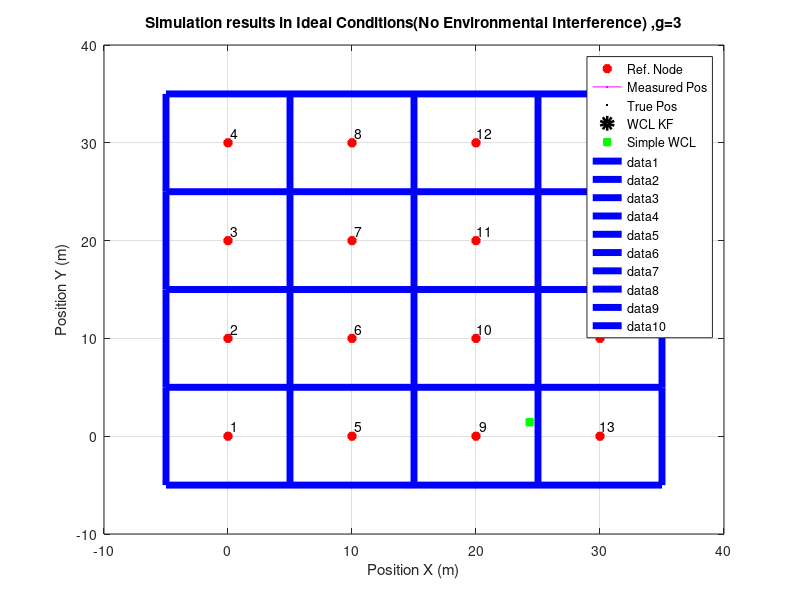

The MATLAB script that drew this image: (Note: this script raises an error after producing the figure.)
clc
clear all
close all
% clf

% Test A 

% Fixed Grid (Gd) Distance Network

Gd=10;  % Grid Distance = 10 m


% 1. Generate a grid of m x n nodes with Grid Distance Gd

m=4;        % Number of Rows
n=m;        % Number of Columns


temp=0:Gd:(m-1)*Gd;


% Generate Reference Grid with columns as 
%
% ===============|============|============|======|==========|
% Ref_Address(i) | RefXPos(i) | RefYPos(i) | RSSI | Distance |
% ===============|============|============|======|==========|
%     Ref0       |            |            |      |          |
%     Ref1       |            |            |      |          |
%      *         |            |            |      |          |
%      *         |            |            |      |          |
%      *         |            |            |      |          |
%     Refn       |            |            |      |          |
% ===============|============|============|======|==========|

Ref_Net=zeros(length(temp)^2,6);

Ref_Net(:,1)=1:length(Ref_Net);  % Fill Reference Addresses starts with 1


% Fill RefXPos and RefYPos

Lt=length(temp);
for i=0:Lt-1
   Ref_Net(((i*Lt)+1):((i+1)*Lt),2)=temp(i+1);
   Ref_Net(((i*Lt)+1):((i+1)*Lt),3)=temp;
end




% Simulate Blind Node Trajectory

r=Gd*2.5;


theta=0:pi/200:pi/2;    % Blind Node Moves Half a Circle
N_Samples=length(theta);

Blind_True_x=r.*cos(theta);
Blind_True_y=r.*sin(theta);

Blind_Noisy_x=0.*randn(1,N_Samples)+r.*cos(theta);
Blind_Noisy_y=0.*randn(1,N_Samples)+r.*sin(theta);



% Calculate RSSI from the distances

n=5;    % propagation Coeffiecient typically between 2-5 
rp=40;  % RSSI at 1 m = 40

Input=zeros(size(Ref_Net,1),size(Ref_Net,2),N_Samples);

% Calculate Distance and Fill Input Matrix
k=1;

g=3;    % Weights for WCL W=1/(d)^g  ORIGINAL
% g=12;    % Weights for WCL W=1/(d)^g
% g=50;    % Weights for WCL W=1/(d)^g

for i=1:1:length(Blind_Noisy_x)
    for j=1:length(Ref_Net)
        
        % True Distance (Dont Delete)
        Ref_Net(j,5)=sqrt( (Blind_Noisy_x(i)-Ref_Net(j,2)).^2 + (Blind_Noisy_y(i)-Ref_Net(j,3)).^2);
        
        %RSSI
        Ref_Net(j,4)=(10.*n.*log10(Ref_Net(j,5)))+rp;  % RSSI Values from True Distance 
        
        % Distance Again But from the RSSI (Dont Delete)
        Ref_Net(j,5)= 10.^ ((Ref_Net(j,4)-rp)./(10*n));
        
        % Weights for WCL W=1/(d)^g
        Ref_Net(j,6)=1./((Ref_Net(j,5)).^g);  % RSSI Values from True Distance
    end
        Input(1:size(Ref_Net,1),1:size(Ref_Net,2),k)=Ref_Net;
        k=k+1;
end


% Generate Full Input Matrix  3D
%
%                                 k =1
% ===============|============|============|======|==========|==========|
% Ref_Address(i) | RefXPos(i) | RefYPos(i) | RSSI | Distance | W=1/(d^g)|
% ===============|============|============|======|==========|==========|
%     Ref0       |            |            |      |          |          |
%     Ref1       |            |            |      |          |          |
%      *         |            |            |      |          |          |
%      *         |            |            |      |          |          |
%      *         |            |            |      |          |          |
%     Refn       |            |            |      |          |          |
% ===============|============|============|======|==========|==========|
%
%
%                                 k =2
% ===============|============|============|======|==========|==========|
% Ref_Address(i) | RefXPos(i) | RefYPos(i) | RSSI | Distance | W=1/(d^g)|
% ===============|============|============|======|==========|==========|
%     Ref0       |            |            |      |          |          |
%     Ref1       |            |            |      |          |          |
%      *         |            |            |      |          |          |
%      *         |            |            |      |          |          |
%      *         |            |            |      |          |          |
%     Refn       |            |            |      |          |          |
% ===============|============|============|======|==========|==========|

% Weighted Centroid Algorithm   

for k=1:size(Input,3)
    % Calculated Blind Node X Position from RSSI Values
    WCL(k,1)=  (sum(Input(:,6,k).*Input(:,2,k)))./(sum(Input(:,6,k)));

    % Calculated Blind Node Y Position
    WCL(k,2)=  (sum(Input(:,6,k).*Input(:,3,k)))./(sum(Input(:,6,k)));
end


% % Plot the Grid
% figure;
% hold on
% grid on
% plot(Ref_Net(:,2),Ref_Net(:,3),'*r','LineWidth',4)
% text(Ref_Net(:,2),Ref_Net(:,3)+Gd/10,num2str(Ref_Net(:,1)));
% xlabel('Position X (m)')
% ylabel('Position Y (m)')
% plot(Blind_Noisy_x,Blind_Noisy_y,'.','LineWidth',3)         % Plot Blind Node True Trajectory
% plot(WCL(:,1),WCL(:,2),'+m','LineWidth',5)         % Plot Blind Node True Trajectory
% legend('Reference Node','Blind Node True Position')
%  
%  
%  % Error in 2D
%  figure;
%  hold on
%  grid on
%  Errorx=Blind_Noisy_x'-WCL(:,1);
%  Errory=Blind_Noisy_y'-WCL(:,2);
%  Errortotal=sqrt((Blind_Noisy_x'-WCL(:,1)).^2+ (Blind_Noisy_y'-WCL(:,2)).^2);
%  Error_max=max(Errortotal)
%  
%  %  plot(Errorx)
%  %  plot(Errory,'r')
%  plot(Errortotal,'k')
%  
 

 clearvars -except Input Blind_True_x Blind_True_y Blind_Noisy_x Blind_Noisy_y N_Samples WCL rp n g Ref_Net Gd
 
 
 %%  EKF
 
 
% Initial value
% r_hat_k = r_telde_k + gamma. 10. n . log(1+ delta_d / d_k-1) + noise
RSSI=90;
% gamma = 0.01;
 gamma = 20;%<<<<<<<<<<<<<<<<<<<<<<<<<<<<<<<<<<<<<<<<<<<
 
 % step size = 40 cm 
step_size=0.40; 
delta_d=step_size;

%%%%%%%%%%%%%%%%%%%%%%%%%%%%%%%%%%%%%%%%%%%%%%%%%%%%%%%%
%%%%%%%%% Kalman Filter Parameters and Variables  %%%%%%    
%%%%%%%%%             Initialization              %%%%%%
%%%%%%%%%%%%%%%%%%%%%%%%%%%%%%%%%%%%%%%%%%%%%%%%%%%%%%%%
% Initialize the rssi vector to 90, this is because not all network
% references are available at all Samples. So if a reference node is not
% seen we give it 90 so its weight is less and doesnot effect the
% estimation
 
rssi_KF= ones(size(Input(:,4,1),1),1);
rssi_KF= rssi_KF.*RSSI;
d_KF= 10.^((-rp+rssi_KF)./(10*n));

K=zeros(length(rssi_KF),1);
P=100.*ones(length(rssi_KF),1);
R=0.05.*ones(length(rssi_KF),1);
Q=0.0005.*ones(length(rssi_KF),1);
%     H=1.*ones(length(rssi_KF),1);

%%%%%%%%%%%%%%%%%%%%%%%%%%%%%%%%%%%%%%%%%%%%%%%%%%%%%%%%%%%%%%%%%%%%%%%%%%%
% Note:                                                                   %
% R<0.05 and Q>0.0005 will match RSSI with IT's RSSI.                     %
% But the RSSI is not showing the true value of RSSIdue to multi-pathing  % 
% Scattering, difraction or other factors that impact the RSSI            %
% Therefore R=0.05 and Q=0005 gives better estimation of ideal RSSI       %
%%%%%%%%%%%%%%%%%%%%%%%%%%%%%%%%%%%%%%%%%%%%%%%%%%%%%%%%%%%%%%%%%%%%%%%%%%%

%%%%%%%%%%%%%%%%%%%%%%%%%%%%%%%%%%%%%%%%%%%%%%%%%%%%%%%%%%%%%%%%%%%%%%%%%%%
% updating the rssi vector for the first sample and                       %  
% calculating respected distance                                          %
%%%%%%%%%%%%%%%%%%%%%%%%%%%%%%%%%%%%%%%%%%%%%%%%%%%%%%%%%%%%%%%%%%%%%%%%%%%
rssi_KF= Input(:,4,:);
d_KF= 10.^((-rp+rssi_KF)./(10*n));

Weights_KF=d_KF.*0;

% Assuming Number of Available Nodes are all Network Nodes <<<<<<<<<<<<<<
no_ava_ref=size(Input(:,4,1),1);        

%%
 for i=1:N_Samples-1
    %%%%%%%%%%%%%%%%%%%%%%%%%%%%%%%%%%%%%%%%%%%%%%%%%%%%%%%%%%%%%%%%%%%%%%
    % loading available references for current sampling time
    %%%%%%%%%%%%%%%%%%%%%%%%%%%%%%%%%%%%%%%%%%%%%%%%%%%%%%%%%%%%%%%%%%%%%%
    if (i>1)
    %   K = P.*H./(H.*P.*H+R);
    %   P =(1-K.*H).*P;    
        K = P./(P+R);
        P =(1-K).*P;    
    end
 
    for (j=1:no_ava_ref)
 
        %%%%%%%%%%%%%%%%%%%%%%%%%%%%%%%%%%%%%%%%%%%%%%%%%%%%%%%%%%%%%%%
        %%%%%% Using previous calculated distance to estimate RSSI %%%%
        %%%%%% for next sampling time                              %%%%
        %%%%%% Update step                                         %%%%
        %%%%%%%%%%%%%%%%%%%%%%%%%%%%%%%%%%%%%%%%%%%%%%%%%%%%%%%%%%%%%%%
        
        %rssi_posteriori =rssi_apri+Kgain*(measured_rssi - estimated_rssi)
        if (i>1)
            rssi_KF(j,i)=rssi_KF(j,i)+K(j)*(Input(j,4,i)-rssi_KF(j,i));
            d_KF(j,i)=10^((rp+rssi_KF(j,i))/(10*n));
            
            % Weights for WCL Kalman Filter W=1/(d)^g
            Weights_KF(j,i)=(1./(d_KF(j,i)).^g);  % RSSI Values from True Distance
                
        end
        %%%%%%%%%%%%%%%%%%%%%%%%%%%%%%%%%%%%%%%%%%%%%%%%%%%%%%%%%%%%%%%
    end
 
 
%%%%%%%%%%%%%%%%%%%%%%%%%%%%%%%%%%%%%%%%%%%%%%%%%%%%%%%%%%%%%%%%%%%%%%%
%%%%%% Using previous calculated distance to estimate RSSI       %%%%%%
%%%%%% for next sampling time                                    %%%%%%
%%%%%% Prediction step                                           %%%%%%
%%%%%%%%%%%%%%%%%%%%%%%%%%%%%%%%%%%%%%%%%%%%%%%%%%%%%%%%%%%%%%%%%%%%%%%
%     rssi_KF(i+1,:) = rssi_KF(i,:)+10*n*log10((d_KF(i,:)+delta_d)./d_KF(i,:));
    if(i>1)
        rssi_KF(:,1,i+1) = rssi_KF(:,1,i+1)+gamma*10*n*log10((1+(delta_d./d_KF(:,1,i-1))));
    else
        rssi_KF(:,1,i+1) = rssi_KF(:,1,i+1);
    end
    d_KF(:,1,i+1) = 10.^((rp+rssi_KF(:,1,i+1))/(10*n)); 
    P=P+Q;
%     H=(log(10)/10*n)*10.^((rp+rssi_KF(i+1,:))/(10*n));


    %%%%%%%%%%%%%%%%%%%%%%%%%%%%%%%%%%%%%%%%%%%%%%%%%%%%%%%%%%%%%%%%%%%%%%%
 end
  
% Weighted Centroid Algorithm  with EKF 

for k=1:N_Samples
    % Calculated Blind Node X Position from RSSI Values
    WCL_KF(k,1)=  (sum(Weights_KF(:,1,k).*Input(:,2,k)))./(sum(Weights_KF(:,1,k)));

    % Calculated Blind Node Y Position
  % Calculated Blind Node X Position from RSSI Values
    WCL_KF(k,2)=  (sum(Weights_KF(:,1,k).*Input(:,3,k)))./(sum(Weights_KF(:,1,k)));
end


%% Animate Trajectory

fig = figure
set(fig,'units','normalized','outerposition',[0 0 1 1]);
grid on 
hold on

x=-5:10:35;
xg=meshgrid(x);
y=-5:10:35;
yg=meshgrid(y);

for i=1:1:N_Samples
 
    pause(0.3);
    clf
    plot(Ref_Net(:,2),Ref_Net(:,3),'*r','LineWidth',4)
    hold on

    text(Ref_Net(:,2),Ref_Net(:,3)+Gd/10,num2str(Ref_Net(:,1)));
    xlabel('Position X (m)')
    ylabel('Position Y (m)')

    % Plot Blind Node Trajectory
    plot(Blind_Noisy_x(1:i),Blind_Noisy_y(1:i),'m')         
    plot(Blind_True_x(1:i),Blind_True_y(1:i),'.k')         

    % Plot Blind Node WCL Trajectory

    plot(WCL_KF(i,1),WCL_KF(i,2),'ok','LineWidth',5) 
    plot(WCL(i,1),WCL(i,2),'+g','LineWidth',5) 

    legend('Ref. Node','Measured Pos','True Pos','WCL KF','Simple WCL')
    
    str=strcat('Simulation results in Ideal Conditions(No Environmental Interference) ,g=',num2str(g));
    title(str)
    

    grid on
    plot(xg,y,'-b','LineWidth',5);
    plot(x,yg,'-b','LineWidth',5);
    %Draw a line between each reference node and the true blind node

%         for j=1:length(Ref_Net)       
%             line([Blind_Noisy_x(i)  Ref_Net(j,2)],[Blind_Noisy_y(i) Ref_Net(j,3)]);
%         end

    for j=1:size(Input,1)
        circle([Input(j,2,i),Input(j,3,i)],Input(j,5,i),1000,':');
    end



    axis([ min(Ref_Net(:,2))-3 max(Ref_Net(:,2))+3 ...
           min(Ref_Net(:,3))-3 max(Ref_Net(:,3))+3])
    
       if i==1
           pause(10);
       end
       
end

%% Error Analysis
% figure;
% hold on
% grid on
% 
% 
% subplot(2,2,1)
% plot(WCL_KF(:,1)-WCL(:,1),'k')    
% title('Difference between WCL and WCLEKF X Position')
% 
% subplot(2,2,2)
% plot(WCL_KF(:,2)-WCL(:,2),'k')    
% title('Difference between WCL and WCLEKF Y Position')
% 
% subplot(2,2,3)
% hold on
% plot(Blind_True_x(1,:)'-WCL(:,1),'k')    
% plot(Blind_True_x(1,:)'-WCL_KF(:,1),'r')    
% legend('WCL Error','WCLEKF Error')
% title('WCL vs WCLKF Error in X Position')
% 
% subplot(2,2,4)
% hold on
% plot(Blind_True_y(1,:)'-WCL(:,2),'k')    
% plot(Blind_True_y(1,:)'-WCL_KF(:,2),'r')    
% legend('WCL Error','WCLEKF Error')
% title('WCL vs WCLKF Error in Y Position')

% plot(Blind_True_y-WCL(i,2),'.k')       

%%
